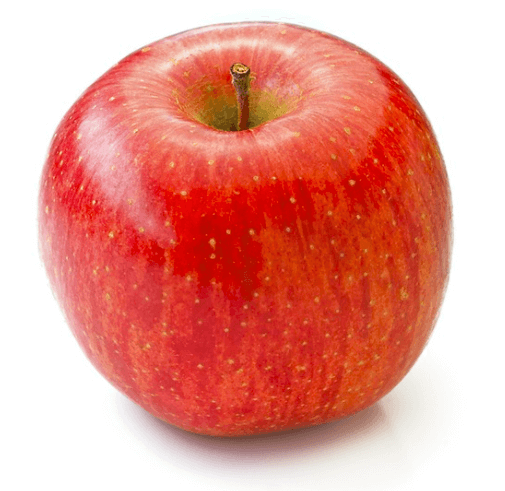
#> input picture python/cv/img/apple.png, 505 x 491 px; the run also reads 1 picture not shown here
$ jupyter execute --allow-errors ex1.ipynb   (older library calls are emulated)
#> lines starting #> are read from the running program, lines starting #| are printed output that depends on the picture
# 기본 OpenCV 함수
### imread()
- 이미지 파일 읽기
- cv2.imread(filename, flags = option)
    - filename : 읽어올 파일 이름(필요시 파일경로 포함)
    - flags : 읽어오기 옵션값 설정
<br>

|option 값 | 의미 |
|----------|------|
|cv2.IMREAD_COLOR|BGR 컬러 영상 읽기(기본값)|
|cv2.IMREAD_GRAYSCALE|그레이 영상으로 읽기|
|cv2.IMREAD_UNCHANGED|영상 파일 속성 그대로 읽기(알파 채널까지)|

[cell 1]
import sys
import cv2
print('open cv')
img=cv2.imread('./img/apple.png')
#> img is the input picture: shape (491, 505, 3); mean B, G, R 142.7, 153.4, 230.7
if img is None:
    print('img loag fail')
    sys.exit()
cv2.namedWindow('image')
cv2.imshow('image',img)
cv2.waitKey()
cv2.destroyAllWindows()

[cell 2]
import cv2
import matplotlib.pyplot as plt

img = cv2.imread('./apple.png')
img = cv2.cvtColor(img, cv2.COLOR_BGR2RGB)  # OpenCV는 BGR, matplotlib는 RGB

plt.imshow(img)
plt.axis('off')  # 축 제거
plt.show()

### imwrite()
- 이미지 파일 저장
- cv2.imwrite(filename,img,params = option)
    - filename : 저장 파일이름 기록
    - img : 저장할 영상 데이터
    - params : 저장 옵션값 설정

[cell 3]
import sys
import cv2
print('open cv')
img=cv2.imread('./apple.png', flags=cv2.IMREAD_GRAYSCALE)
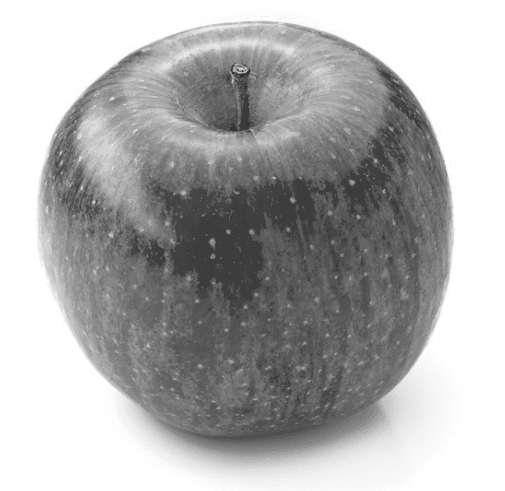
#> img: shape (491, 505); min 51, max 255, mean 175
if img is None:
    print('img loag fail')
    sys.exit()

img_rgb=cv2.cvtColor(img,cv2.COLOR_BGR2RGB)

plt.imshow(img_rgb)
cv2.waitKey()
cv2.imwrite('apple_grey.png',img)
plt.axis('off')
plt.show()

[cell 4]
import sys
import cv2
print('open cv')
img=cv2.imread('./beach.jpg')
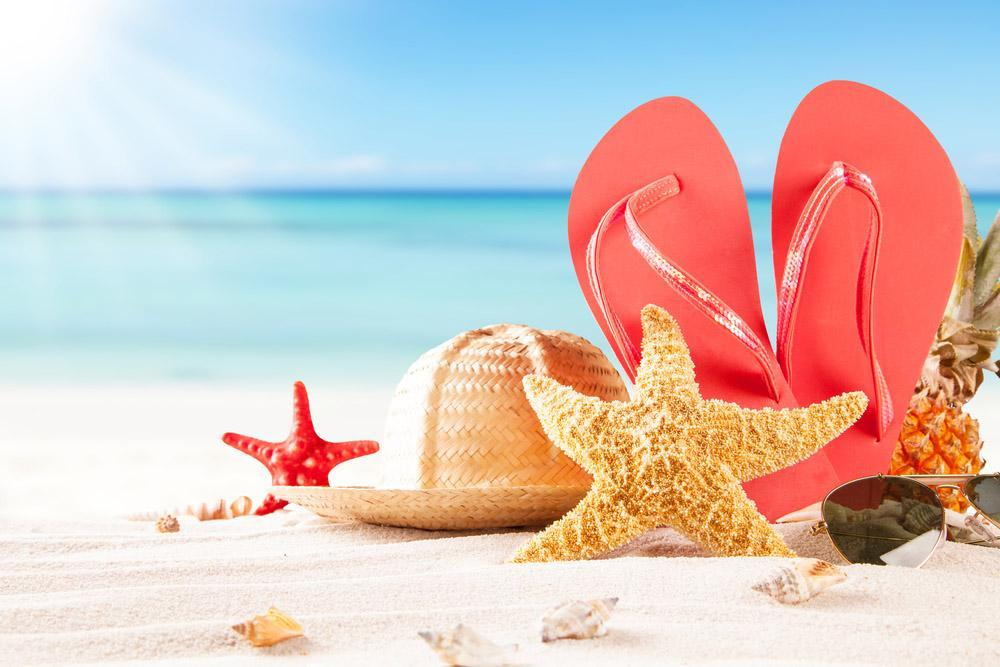
#> input picture python/cv/beach.jpg, 1000 x 667 px
#> img is the input picture: shape (667, 1000, 3); mean B, G, R 191.6, 195.9, 213
if img is None:
    print('img loag fail')
    sys.exit()

img_rgb=cv2.cvtColor(img,cv2.COLOR_BGR2RGB)
#> img_rgb: shape (667, 1000, 3)

plt.imshow(img_rgb)
plt.axis('off')
plt.show()

[cell 5]
import cv2
from matplotlib import pyplot as plt

imgFile='beach.jpg'
imgGray=cv2.imread(imgFile,cv2.IMREAD_GRAYSCALE)
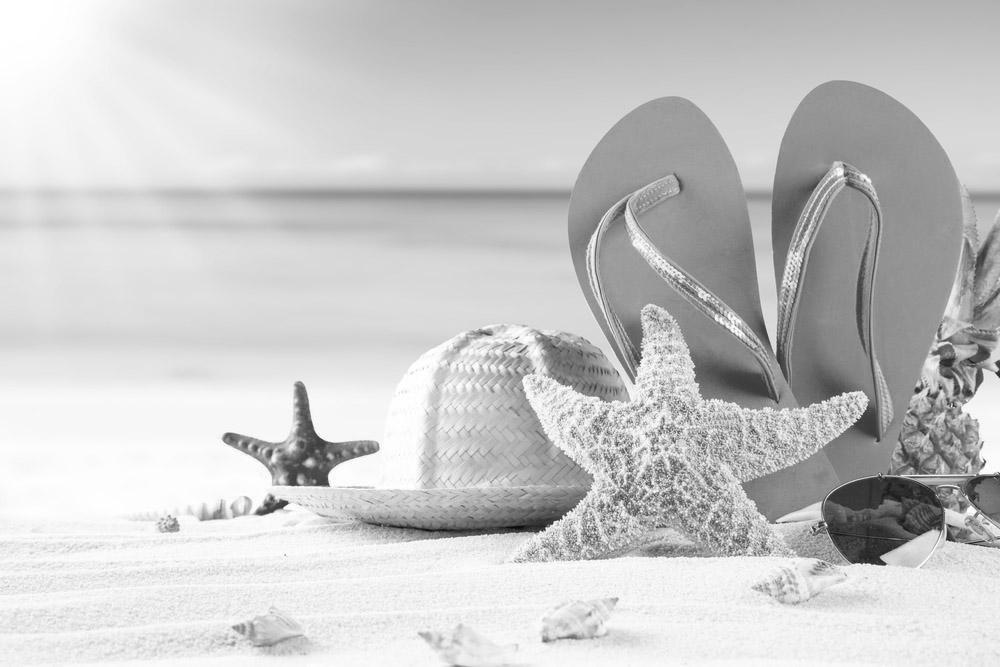
#> imgGray: shape (667, 1000); min 8, max 255, mean 200.6

plt.axis('off')
plt.imshow(imgGray,cmap='gray',interpolation='bicubic')
plt.savefig('beach_gray1.jpg')
plt.show()

### namedWindow()
- 새 창 생성
- cv2.namedWindow(winname, flags = option)
    - winname : 생성할 창 이름
    - flags : 창 속성 옵션
        - cv2.WINDOW_NORMAL : 창 크기에 맞게 영상 조정 (크기 변경 가능)
        - cv2.WINDOW_AUTOSIZE : 영상 크기에맞게 창 크기 결정 (크기 변경 불가)

### resizeWindow()
- 창 크기 조정
- cv2.resizeWindow(winname, width, heigth)
    - winname : 창 이름
    - width : 창의 폭 크기
    - heigth : 창의 높이 크기

### destroyWindow()
- 지정된 창 닫기
- cv2.destroyWindow(winname)
    - winname : 닫을 창 이름

### destroyAllWindow()
- 모든 창 닫기

[cell 6]
import sys
import cv2

img = cv2.imread('./img/apple.png')

if img is None:
    print('Image is None')
    sys.exit()

cv2.namedWindow('image',flags=cv2.WINDOW_NORMAL)
cv2.resizeWindow('image',200,200)
cv2.imshow('image',img)
cv2.waitKey()

# cv2.imwrite('apple_gray_scale.png',img)
#> (the rest of this cell did not finish here and is left out)

### 다중 사용 영상 표시
- fig, ax = plt.subplots() 파이썬 튜플 타입 이용하여 전체 정의하는 fig, 내부 개별 plot 생성

[cell 7]
import cv2
from matplotlib import pyplot as plt

imgBGR1 = cv2.imread('./img/pic1.jpg')
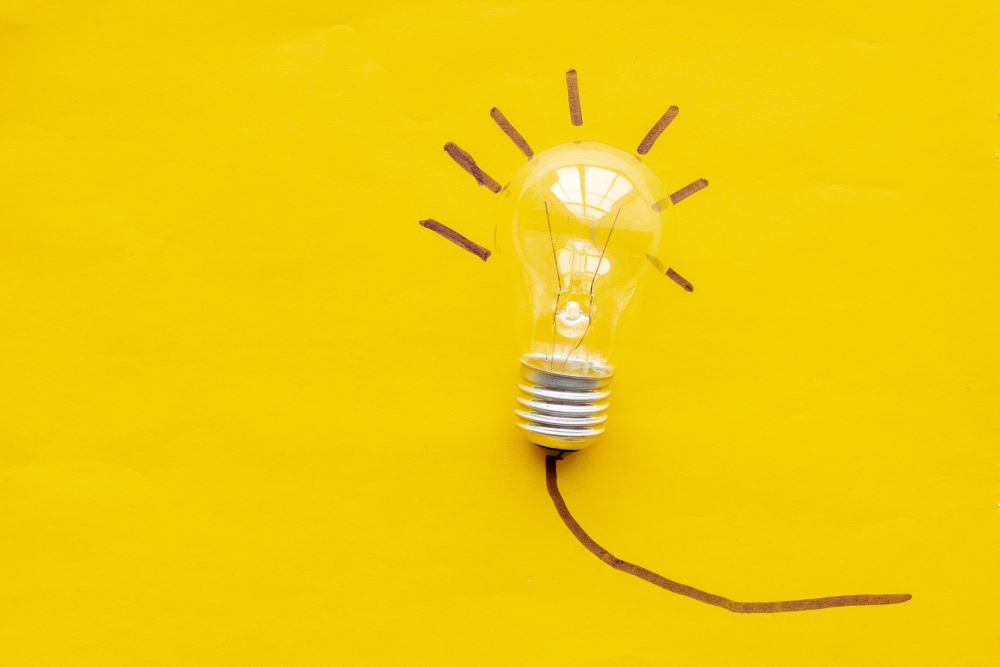
#> input picture python/cv/img/pic1.jpg, 3000 x 2000 px (shown at 1/3 size)
#> imgBGR1 is the input picture: shape (2000, 3000, 3); mean B, G, R 7.7, 204.2, 241.2
imgBGR2 = cv2.imread('./img/pic2.jpg')
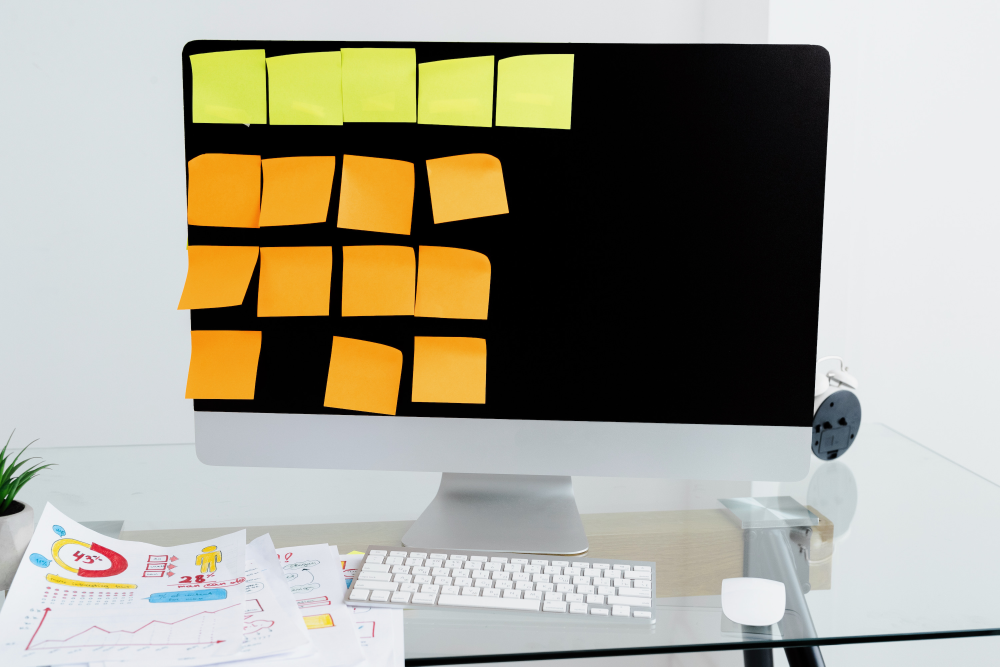
#> input picture python/cv/img/pic2.jpg, 3000 x 2000 px (shown at 1/3 size)
#> imgBGR2 is the input picture: shape (2000, 3000, 3); mean B, G, R 145.6, 160.1, 163.1
imgBGR3 = cv2.imread('./img/pic3.jpg')
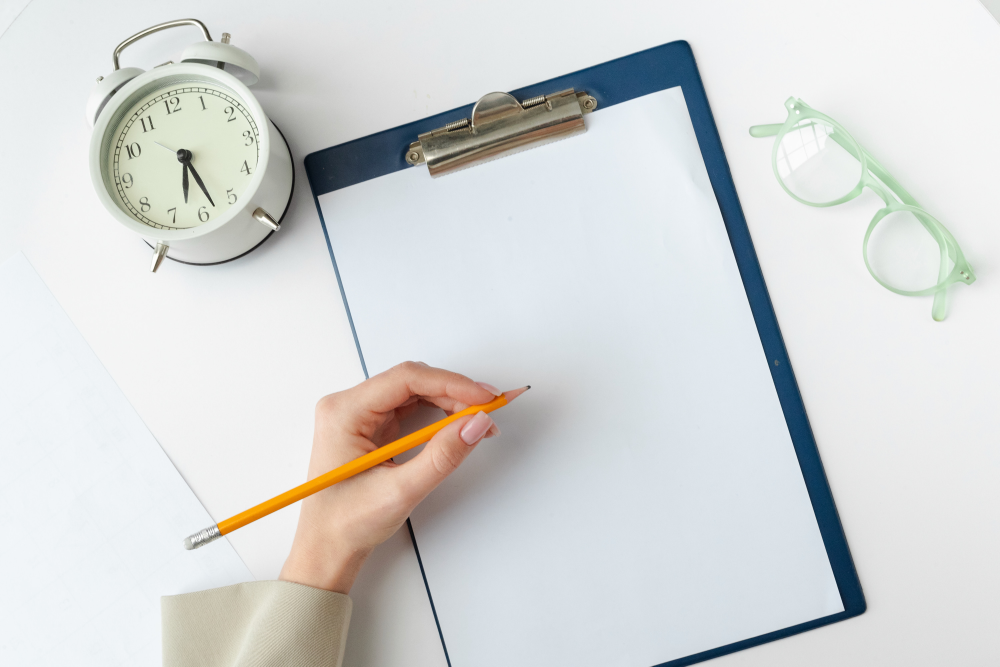
#> input picture python/cv/img/pic3.jpg, 3000 x 2000 px (shown at 1/3 size)
#> imgBGR3 is the input picture: shape (2000, 3000, 3); mean B, G, R 214.3, 215, 213.1
imgBGR4 = cv2.imread('./img/pic4.jpg')

imgBGR1 = cv2.cvtColor(imgBGR1,cv2.COLOR_BGR2RGB)
imgBGR2 = cv2.cvtColor(imgBGR2,cv2.COLOR_BGR2RGB)
imgBGR3 = cv2.cvtColor(imgBGR3,cv2.COLOR_BGR2RGB)
#> (the rest of this cell did not finish here and is left out)

### 밝기 조절
- cv2.add(src1, src2, dst = None, mask = None, dtype = Mpme)
    - src1 : 첫번째 영상 or 스칼라(다음 코드에서는 src)
    - src2 : 두번째 영상 or 스칼라(다음 코드에서는 100)
    - dst : 덧셈 연산의 결과 영상
    - mask : 마스크 영상
    - dtype :  출력 영상의 타임 (e,g) -> cv2.CV_8U, cv2.CV_32F 등

[cell 8]
src=cv2.imread('./img/pier39.jpg',cv2.IMREAD_GRAYSCALE)

#> (the rest of this cell did not finish here and is left out)

[cell 9]
src=cv2.imread('./img/pier39.jpg')

#> (the rest of this cell did not finish here and is left out)

[cell 10]
# 덧셈 연산
import cv2

src1=cv2.imread('./img/cat.jpg',cv2.IMREAD_GRAYSCALE)
src2=cv2.imread('./img/dog.jpg',cv2.IMREAD_GRAYSCALE)

dst=cv2.add(src1,src2)

cv2.imshow('cat',src1)
cv2.imshow('dog',src2)
cv2.imshow('dst',dst)

cv2.waitKey()
cv2.destroyAllWindows()

# 산술 연산
### 가중치 합
- 기존 덧셈 결과가 255보다 크면 픽셀값 255로 설정하는 saturate 기능으로 인해 영상의 많은 부분이 흰색으로 표현
- 조정 위해 가중치 합 적용
- $\text{dst}(x,y) = \text{saturate}(\alpha\cdot\text{src1}(x,y) + \beta\cdot\text{src2}(x,y))$<br>
    -> $\alpha + \beta = 1$ 되도록 설정
- cv2.addWeighted(src1, a, src2, b, gamma, dst = None, dtype = Mpme)
    - src1 : 첫번째 영상 or 스칼라
    - a : 첫번째 영상 가중치
    - src2 : 두번째 영상 or 스칼라
    - b : 두번째 영상 가중치
    - gamma : 결과 영상에 추가적으로 더할 값
    - dst : 연산 결과 영상
    - dtype : 출력 영상 타입 (e,g) -> cv2.CV_8U, cv2.CV_32F 등

[cell 11]
from matplotlib import pyplot as plt

src1=cv2.imread('./img/cat.jpg',cv2.IMREAD_GRAYSCALE)
src2=cv2.imread('./img/dog.jpg',cv2.IMREAD_GRAYSCALE)

dst1=cv2.add(src1,src2)
dst2=cv2.addWeighted(src1,0.8,src2,0.2,0)
dst3=cv2.addWeighted(src1,0.5,src2,0.5,0)
dst4=cv2.addWeighted(src1,0.2,src2,0.8,0)

#> (the rest of this cell did not finish here and is left out)

### 뺄셈 연산
- 두 영상의 같은 위치 존재 픽셀 값에 대해 뺄셈 연산 수행
- 결과 < 0 : 픽셀값 0 설정
- $\text{dst}(x,y) = \text{saturate}(\text{src1}(x,y) - \text{src2}(x,y))$
- cv2.subtract(src1, src2, dst = None, mask = None, dtype = Mpme)
    - src1 : 첫번째 영상 or 스칼라
    - src2 : 두번째 영상 or 스칼라
    - dst :  뺄셈 연산 결과
    - mask : 마스크 영상
    - dtype : 출력 영상 타입 (e,g) -> cv2.CV_8U, cv2.CV_32F 등

[cell 12]
from matplotlib import pyplot as plt

src1=cv2.imread('./img/cat.jpg',cv2.IMREAD_GRAYSCALE)
src2=cv2.imread('./img/dog.jpg',cv2.IMREAD_GRAYSCALE)

#> (the rest of this cell did not finish here and is left out)

### 차이 연산
- 두 영상의 같은 위치에 존재하는 픽셀 값에 대해 뺄셈 연산 수행 후, 절댓값을 결과 영상의 픽셀값으로 설정
- $\text{dst}(x,y) = \text{saturate}(|\text{src1}(x,y) - \text{src2}(x,y)|)$
- 입력 영상 순서 영향 x
- cv2.absdiff(src1, src2, dst = None)
    - src1 : 첫번째 영상 or 스칼라
    - src2 : 두번째 영상 or 스칼라
    - dst : 차이 연산 결과

[cell 13]
import cv2
from matplotlib import pyplot as plt

src1 = cv2.imread('./img/abs1.jpg', cv2.IMREAD_GRAYSCALE)
src2 = cv2.imread('./img/abs2.jpg', cv2.IMREAD_GRAYSCALE)
dst = cv2.absdiff(src1, src2)

#> (the rest of this cell did not finish here and is left out)

# 컬러 영상
- 컬러 영상에서 한 픽셀에 대해 3개 채널 값을 0-255 사이 값으로 설정
- 3차원 np.ndarray로 표현
- 순서 : BGR
<br><br>
### 색상(채널) 분리
- RGB 색상 평면 분리
- cv2.split(src, mv=None)
    - src : 다채널 영상 -> (B,G,R)
    - mv : 출력 영상

[cell 14]
import cv2
from matplotlib import pyplot as plt

image = cv2.imread('./img/candies.png')
#> (the rest of this cell did not finish here and is left out)

### HSV 색공간
- 컬러 정의 방법 중 한 방식
    - Hue(색상) : 색 종류, 0-179
    - Saturartion(채도) : 색 선명 정도, 0-255
    - Value(명도) : 밝기, 0-255

[cell 15]
image = cv2.imread('./img/candies.png')
#> (the rest of this cell did not finish here and is left out)

[cell 16]
import cv2
img1=cv2.imread('./img/pier39.jpg',cv2.IMREAD_GRAYSCALE)
img2=cv2.imread('./img/pier39.jpg',cv2.IMREAD_COLOR)

print(f'type(img1) : {type(img1)}')
#| type(img1) : <class 'NoneType'>
#> (the rest of this cell did not finish here and is left out)
